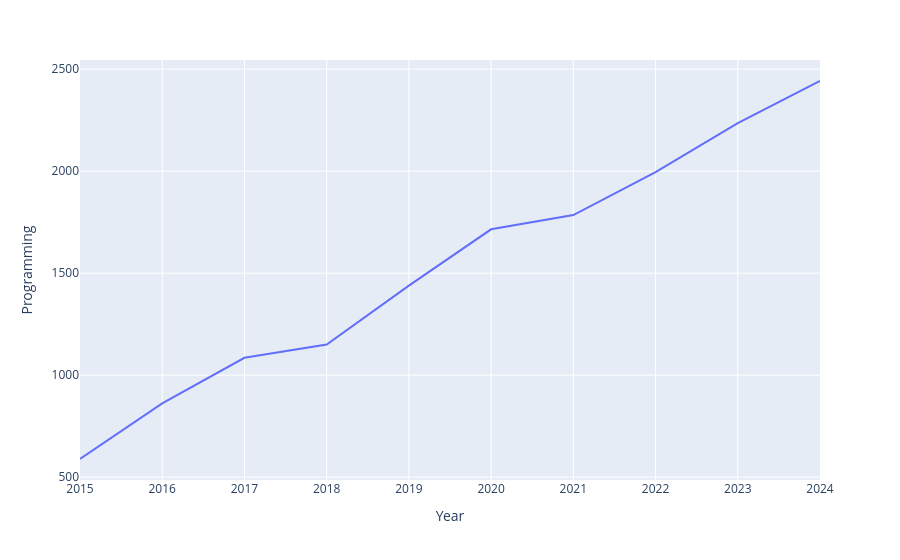

Write notebook code for a chart like this one.
### Code cell
fig=px.line(enrollment, x ='Year', y='Programming')
fig.show()

### Figure 1 — Plotly figure (JSON) as saved in the notebook; plotly's stock layout.template omitted (floating-point values rounded to 4 significant figures)
{"data": [{"hovertemplate": "Year=%{x}<br>Programming=%{y}<extra></extra>", "legendgroup": "", "line": {"color": "#636efa", "dash": "solid"}, "marker": {"symbol": "circle"}, "mode": "lines", "name": "", "orientation": "v", "showlegend": false, "type": "scatter", "x": [2015, 2016, 2017, 2018, 2019, 2020, 2021, 2022, 2023, 2024], "xaxis": "x", "y": [589, 862, 1085, 1150, 1439, 1715, 1785, 1995, 2236, 2442], "yaxis": "y"}], "layout": {"legend": {"tracegroupgap": 0}, "margin": {"t": 60}, "xaxis": {"anchor": "y", "domain": [0, 1], "title": {"text": "Year"}}, "yaxis": {"anchor": "x", "domain": [0, 1], "title": {"text": "Programming"}}}}
